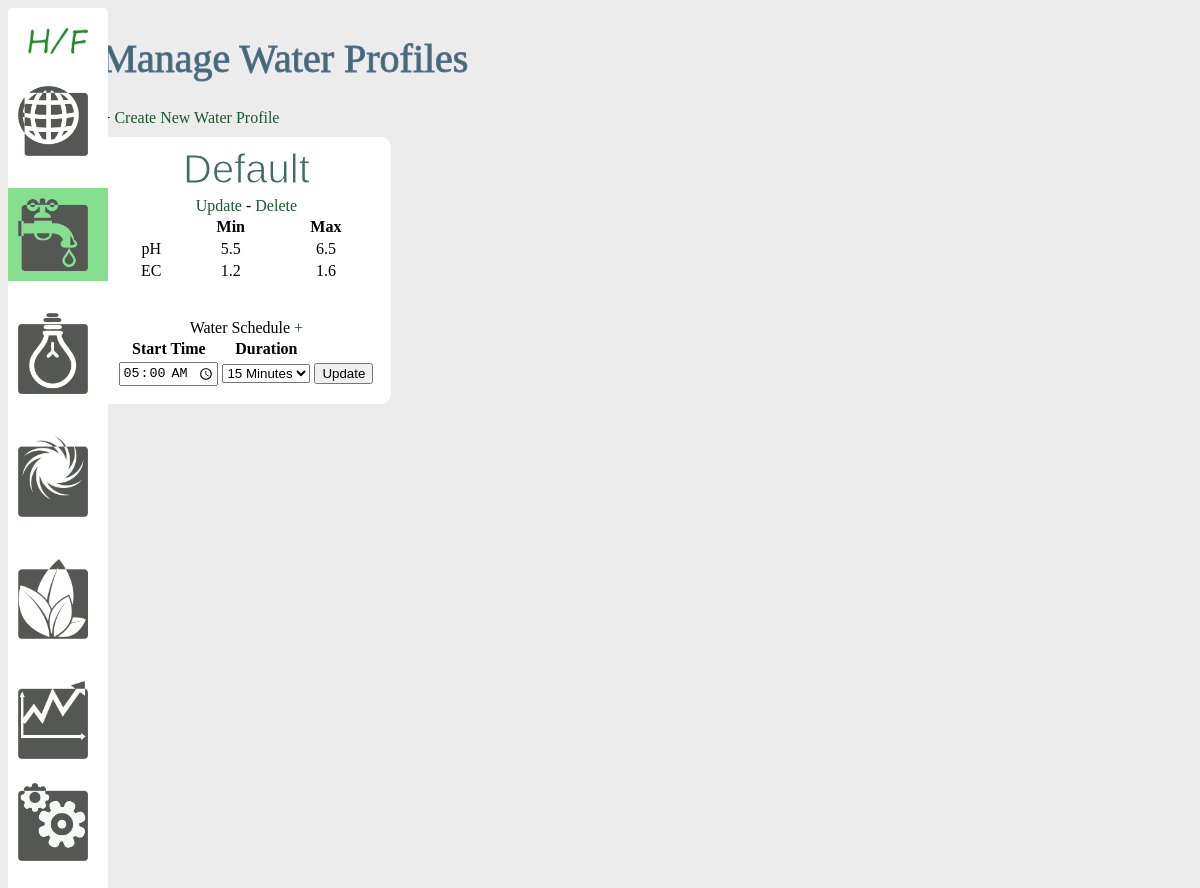
Page /water on the earlier database version.
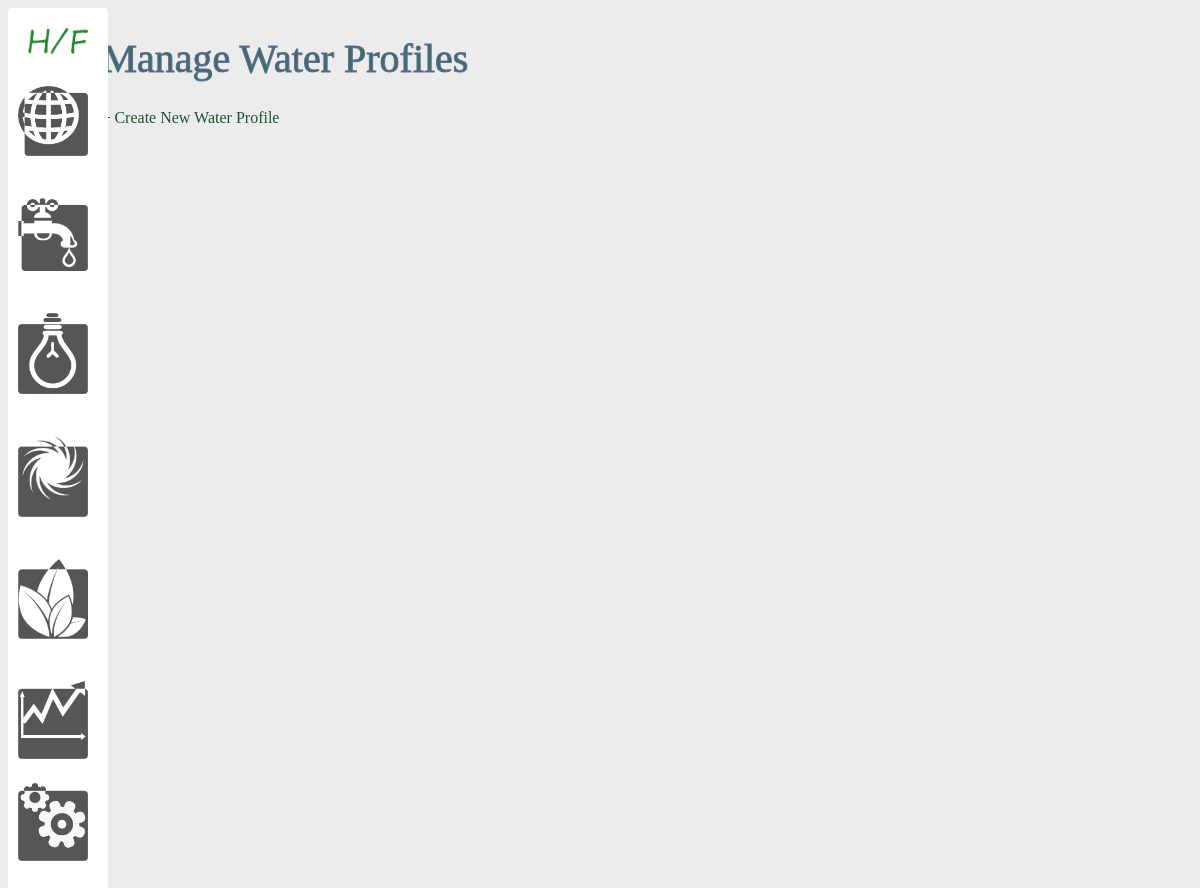
Same page on the later database version.
### models.py (models this page shows, shortened)
class Water(db.Model):
    id = db.Column(db.Integer, primary_key=True)
    name = db.Column(db.String(50), nullable=False)
    min_ph = db.Column(db.Float, default=5.5)
    max_ph = db.Column(db.Float, default=6.5)
    min_ec = db.Column(db.Float, default=1.2)
    max_ec = db.Column(db.Float, default=1.6)
    cycles = db.relationship('Cycle', backref='cycle')
    enviros = db.relationship('Enviro', backref='water', lazy=True)

class Cycle(db.Model):
    id = db.Column(db.Integer, primary_key=True)
    water_id = db.Column(db.Integer, db.ForeignKey('water.id'))
    start_time = db.Column(db.String(10))
    duration = db.Column(db.Integer, default=0)
    recurring = db.Column(db.Integer, nullable=True)
    waters = db.relationship('Water', backref='cycle', lazy=True)

### views.py (the view)
@app.route('/water')
def list_water_profile():
    waters = Water.query.all()
    return render_template('water/index_water.html', waters=waters)

### templates/water/index_water.html (shortened to what this page needs)
{% extends 'layout.html' %}
{% block body %}
    <h1>Manage Water Profiles</h1>
    + <a href="/add_water">Create New Water Profile</a>
    <br />
    <div class="container">
        {% for water in waters %}
            <div class="water">
                <h2>{{ water.name }}</h2>
                <a href="/update_water/{{water.id}}">Update</a>
                -
                <a href="/delete_water/{{water.id}}">Delete</a>
                <table width = "100%">
                    <tr>
                        <th></th>
                        <th>Min</th>
                        <th>Max</th>
                    </tr>
                    <tr>
                        <td>pH</td>
                        <td>{{ water.min_ph }}</td>
                        <td>{{ water.max_ph }}</td>
                    </tr>
                    <tr>
                        <td>EC</td>
                        <td>{{ water.min_ec }}</td>
                        <td>{{ water.max_ec }}</td>
                    </tr>
                </table>
                <br /><br />
                Water Schedule <a href="/add_cycle/{{water.id}}">+</a>
                <table class="cycles">
                    <tr>
                        <th>Start Time</th>
                        <th>Duration</th>
                        <th></th>
                    </tr>
                    {% for cycle in water.cycles %}
                        <form action="/update_cycle/{{cycle.id}}" method="POST">
                            <tr>
                                <td>
                                    <input type="time" name="start_time" id="start_time" value="{{cycle.start_time}}">
                                </td>
                                <td>
                                    <select name="duration" id="duration">
                                        {% for i in range(1,61) %}
                                            <option {% if i == cycle.duration %} selected {% endif %} value="{{i}}">
                                                {{i}} Minutes
                                            </option>
                                        {% endfor %}
                                    </select>
                                </td>
                                <td>
                                    <input type="submit" value="Update">
                                </td>
                            </tr>
                        </form>
                    {% endfor %}
                </table>
            </div>
        {% endfor %}
    </div>
{% endblock %}

### templates/layout.html (shortened to what this page needs)
<!DOCTYPE html>
<html lang="en">
<head>
    <link rel = "stylesheet" href = "{{ url_for('static', filename='css/main.css') }}">
</head>
<body>
    <div class = "left-col">
        <a href="/">
            <img width="60px" src = "{{ url_for('static', filename='img/hf-icon.png') }}">
        </a>
        <br /><br />
        <a id = "nav_link" {% if enviros %} class = "active" {% endif %} href="/enviro">
            <img class="nav_link" src = "{{ url_for('static', filename='img/environment1.png') }}">
        </a>
        <br /><br />
        <a id = "nav_link" {% if waters %} class = "active" {% endif %} href="/water">
            <img class="nav_link"  src = "{{ url_for('static', filename='img/water1.png') }}">
        </a>
        <br /><br />
        <a id = "nav_link" {% if lights %} class = "active" {% endif %} href="/light">
            <img class="nav_link"  src = "{{ url_for('static', filename='img/light1.png') }}">
        </a>
        <br /><br />
        <a id = "nav_link" {% if airs %} class = "active" {% endif %} href="/air">
            <img class="nav_link"  src = "{{ url_for('static', filename='img/air1.png') }}">
        </a>
        <br /><br />
        <a id = "nav_link" {% if plants %} class = "active" {% endif %} href="/plant">
            <img class="nav_link"  src = "{{ url_for('static', filename='img/plant1.png') }}">
        </a>
        <br /><br />
        <a id = "nav_link" href="#">
            <img class="nav_link"  src = "{{ url_for('static', filename='img/analytics1.png') }}">
        </a>
        <a id = "nav_link" href="/pins">
            <img class="nav_link"  src = "{{ url_for('static', filename='img/settings.png') }}">
        </a>
    </div>
    <div class="content">
        {% block body %}
        {% endblock %}
    </div>
</body>
</html>

### static/css/main.css (style rules this page uses)
body { background: rgb(236,236,236); }
a { text-decoration: none; color: #1E5631; }
h1 { font-weight: normal; font-size: 2.5em; color: #436a67; -webkit-text-stroke-width: 1px; -webkit-text-stroke-color: rgb(92, 112, 149); }
.left-col { float:left; clear:none; position:absolute; background: rgb(255,255,255); background: rgb(255,255,255); padding:20px; border-radius: 4px; width:60px; }
.content { width: 90%; float:right; margin-right:25px; }
a#nav_link { width:80px; display:inline-block; margin-left:-20px; padding:10px; }
.nav_link { width:70px; }

Differences in the rows shown:
removed Water: name "Default", min_ph "5.5", max_ph "6.5", min_ec "1.2", max_ec "1.6"
removed Cycle: duration "15 Minutes"
